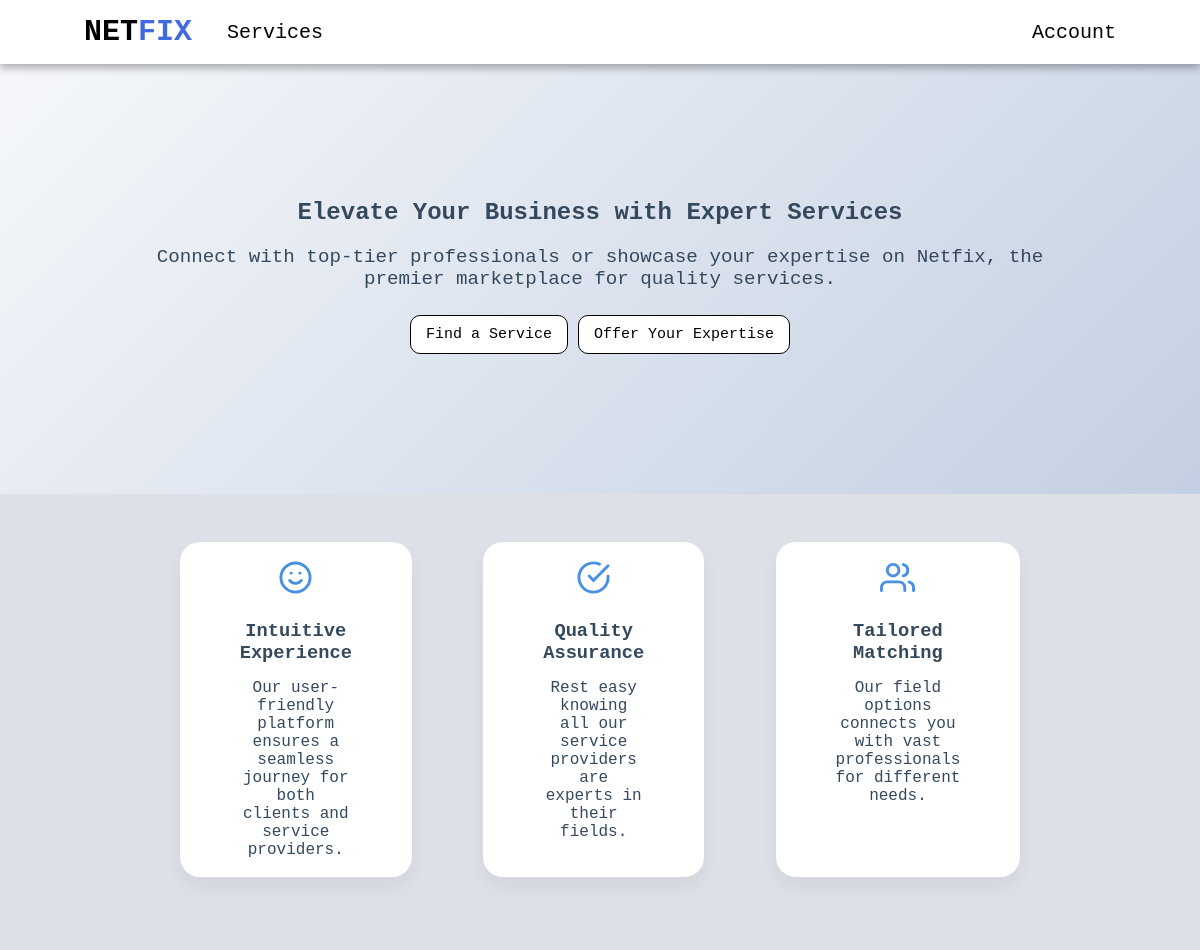
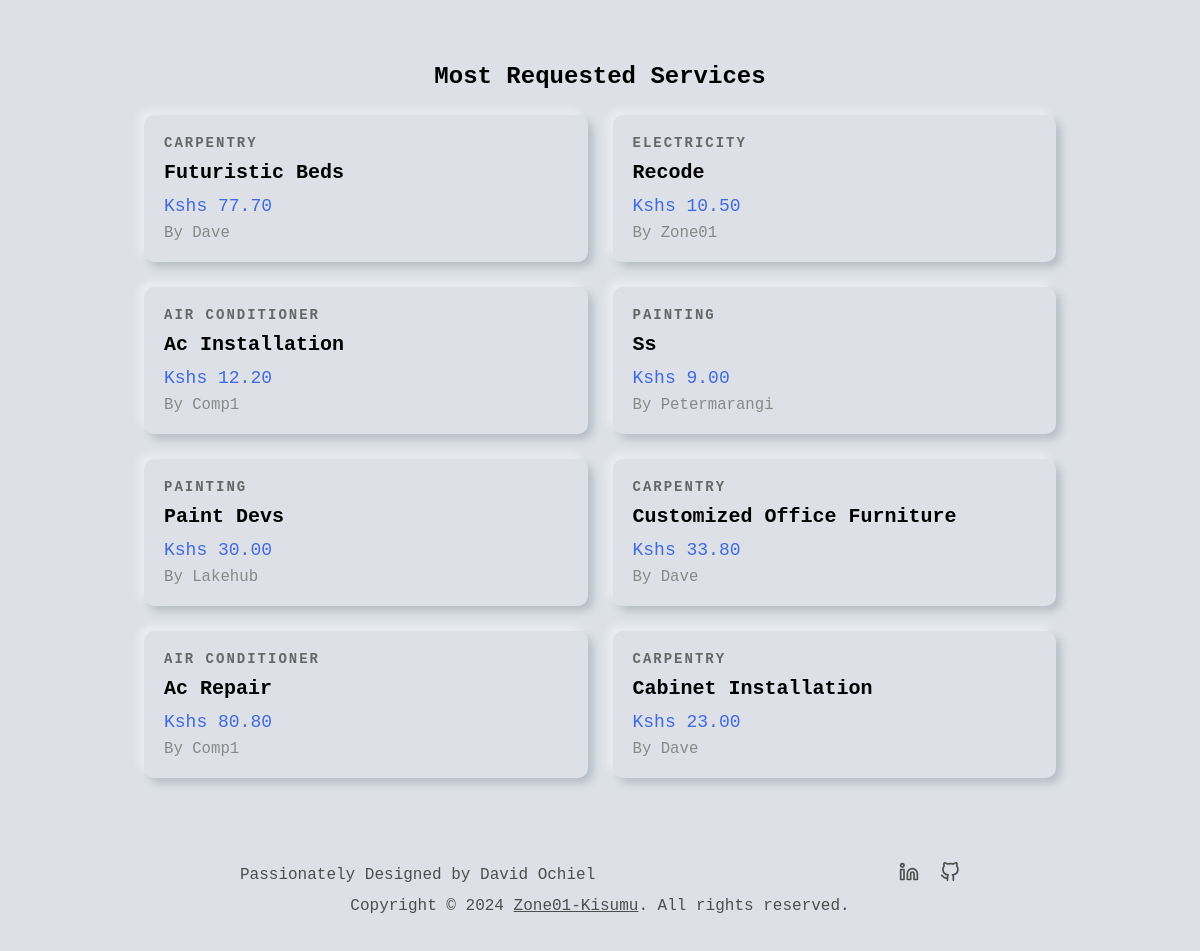
The page / on the database its author committed (2 pictures, top to bottom).
### services/models.py (models this page shows, shortened)
class Service(models.Model):
    company = models.ForeignKey(Company, default="", on_delete=models.CASCADE)
    name = models.CharField(max_length=40)
    description = models.TextField()
    price_hr = models.DecimalField(decimal_places=2, max_digits=5)
    choices = (
        ('Air Conditioner', 'Air Conditioner'),
        ('Carpentry', 'Carpentry'),
        ('Electricity', 'Electricity'),
        ('Gardening', 'Gardening'),
        ('Home Machines', 'Home Machines'),
        ('Housekeeping', 'Housekeeping'),
        ('Interior Design', 'Interior Design'),
        ('Locks', 'Locks'),
        ('Painting', 'Painting'),
        ('Plumbing', 'Plumbing'),
        ('Water Heaters', 'Water Heaters'),
    )
    field = models.CharField(max_length=30, blank=False, null=False, default="", choices=choices)
    date = models.DateTimeField(auto_now=True, null=False)
    id = models.UUIDField(default=uuid.uuid4, unique=True, primary_key=True, editable=False)

### users/models.py (models this page shows, shortened)
class Company(models.Model):
    user = models.OneToOneField(User, on_delete=models.CASCADE, primary_key=True)
    choices = (
        ('Air Conditioner', 'Air Conditioner'),
        ('All in One', 'All in One'),
        ('Carpentry', 'Carpentry'),
        ('Electricity', 'Electricity'),
        ('Gardening', 'Gardening'),
        ('Home Machines', 'Home Machines'),
        ('Housekeeping', 'Housekeeping'),
        ('Interior Design', 'Interior Design'),
        ('Locks', 'Locks'),
        ('Painting', 'Painting'),
        ('Plumbing', 'Plumbing'),
        ('Water Heaters', 'Water Heaters'),
    )
    field = models.CharField(max_length=30, blank=False, null=False, default="", choices=choices)
    class Meta:
        verbose_name = 'Company'
        verbose_name_plural = 'Companies'
    def __str__(self):
        return self.user.username

class User(AbstractUser):
    is_company = models.BooleanField(default=False)
    is_customer = models.BooleanField(default=False)
    email = models.EmailField(max_length=100, unique=True)
    username = models.CharField(max_length=100, unique=True)
    id = models.UUIDField(default=uuid.uuid4, unique=True, primary_key=True, editable=False) # override the default id field
    USERNAME_FIELD = 'email'
    REQUIRED_FIELDS = ['username']

### main/views.py (the view)
# urls.py: path("", v.home, name="home"),
def home(request):
    most_requested_services = Service.objects.annotate(request_count=Count('requestservice')).filter(request_count__gt=0).order_by('-request_count')[:8]
    context = {
        'most_requested_services': most_requested_services,
    }
    return render(request, "main/home.html", context)

### main/templates/main/home.html
{% extends 'main/base.html' %}
{% block content %}
<main>
    <section class="hero">
        <div class="hero-content">
            <h1>Elevate Your Business with Expert Services</h1>
            <p>Connect with top-tier professionals or showcase your expertise on Netfix, the premier marketplace for
                quality services.</p>
            <div class="hero-cta-buttons">
                <a href="{% url 'service_list' %}" class="btn-link">Find a Service</a>
                <a href="{% url 'service_create' %}" class="btn-link">Offer Your Expertise</a>
            </div>
        </div>
    </section>
    <section class="features non-hero-container">
        <div class="feature">
          <svg viewBox="0 0 24 24" fill="none" stroke="#4a90e2" stroke-width="2" stroke-linecap="round" stroke-linejoin="round">
            <circle cx="12" cy="12" r="10"></circle>
            <path d="M8 14s1.5 2 4 2 4-2 4-2"></path>
            <line x1="9" y1="9" x2="9.01" y2="9"></line>
            <line x1="15" y1="9" x2="15.01" y2="9"></line>
          </svg>
          <h3>Intuitive Experience</h3>
          <p>Our user-friendly platform ensures a seamless journey for both clients and service providers.</p>
        </div>
        <div class="feature">
          <svg viewBox="0 0 24 24" fill="none" stroke="#4a90e2" stroke-width="2" stroke-linecap="round" stroke-linejoin="round">
            <path d="M22 11.08V12a10 10 0 1 1-5.93-9.14"></path>
            <polyline points="22 4 12 14.01 9 11.01"></polyline>
          </svg>
          <h3>Quality Assurance</h3>
          <p>Rest easy knowing all our service providers are experts in their fields.</p>
        </div>
        <div class="feature">
          <svg viewBox="0 0 24 24" fill="none" stroke="#4a90e2" stroke-width="2" stroke-linecap="round" stroke-linejoin="round">
            <path d="M17 21v-2a4 4 0 0 0-4-4H5a4 4 0 0 0-4 4v2"></path>
            <circle cx="9" cy="7" r="4"></circle>
            <path d="M23 21v-2a4 4 0 0 0-3-3.87"></path>
            <path d="M16 3.13a4 4 0 0 1 0 7.75"></path>
          </svg>
          <h3>Tailored Matching</h3>
          <p>Our field options connects you with vast professionals for different needs.</p>
        </div>
      </section>
</main>
{% if most_requested_services %}
<section class="most-requested non-hero-container">
    <div class="services-header">
        <h1>Most Requested Services</h1>
    </div>
    <div class="services-grid">
        {% for service in most_requested_services %}
        <a href="{% url 'index' service.id %}" class="service-card">
            <div class="card-content">
                <div class="service-category">{{ service.field }}</div>
                <h2 class="service-name">{{ service.name }}</h2>
                <div class="service-price">Kshs {{ service.price_hr }}</div>
                <div class="service-company">by {{service.company}}</div>
            </div>
        </a>
        {% endfor %}
    </div>
</section>
{% endif %}
{% endblock content %}

### static/css/style.css (style rules this page uses)
* { margin: 0; padding: 0; box-sizing: border-box; font-family: 'Courier New', Courier, monospace; }
:root { --nav-height: 8vh; --default-back: #dde1e7; }
a { text-decoration: none; color: black; }
.hero { background: linear-gradient(135deg, #f5f7fa 0%, #c3cfe2 100%); padding: 135px 0; }
.hero-content { width: 80%; max-width: 77rem; margin: 0 auto; display: flex; flex-direction: column; justify-content: center; align-items: center; text-align: center; }
.hero-content h1 { margin-bottom: 20px; color: #34495e; }
.hero-content p { font-size: 1.2em; margin: 0 auto; color: #34495e; }
.hero-cta-buttons { display: flex; }
.features { display: flex; justify-content: space-around; flex-wrap: wrap; }
.feature { flex-basis: calc(25% - 20px); text-align: center; padding: 18px 60px; background-color: white; border-radius: 20px; box-shadow: 0 10px 20px rgba(0,0,0,0.05); margin-bottom: 40px; }
.feature svg { width: 35px; height: 35px; margin-bottom: 20px; }
.feature h3 { margin-bottom: 15px; color: #34495e; }
.feature p { font-size: 1em; color: #34495e; }
.non-hero-container { padding: 3rem 12%; }
.services-grid { display: grid; grid-template-columns: repeat(auto-fill, minmax(300px, 1fr)); gap: 25px; }
.services-header { display: flex; align-items: center; justify-content: center; flex-direction: column; margin-bottom: 25px; text-transform: capitalize; }
.btn-link { background-color: white; margin: 5px; border: 1px, solid black; padding: 10px 15px; border-radius: 10px; font-size: 15px; margin-top: 25px; cursor: pointer; color: black; text-decoration: none; }
.service-card { border-radius: 10px; box-shadow: -5px -5px 9px rgba(255,255,255,0.45), 5px 5px 9px rgba(94,104,121,0.3); transition: transform 0.3s; cursor: pointer; text-decoration: none; color: black; display: block; }
.card-content { padding: 20px; }
.service-category { font-size: 14px; font-weight: 800; color: #666; margin-bottom: 10px; text-transform: uppercase; letter-spacing: 2px; }
.service-name { font-size: 20px; text-transform: capitalize; font-weight: bold; margin-bottom: 12px; }
.service-price { font-size: 18px; color: royalblue; margin-bottom: 8px; }
.service-company { font-size: 98%; text-transform: capitalize; color: #888; }
svg { color: inherit; height: 20px; width: 20px; }

### rows shown on the page
Service: field "CARPENTRY", name "Futuristic Beds", price_hr "77.70", company "Dave"
Service: field "ELECTRICITY", name "Recode", price_hr "10.50", company "Zone01"
Service: field "AIR CONDITIONER", name "Ac Installation", price_hr "12.20", company "Comp1"
Service: field "PAINTING", name "Ss", price_hr "9.00", company "Petermarangi"
Service: field "PAINTING", name "Paint Devs", price_hr "30.00", company "Lakehub"
Service: field "CARPENTRY", name "Customized Office Furniture", price_hr "33.80", company "Dave"
Service: field "AIR CONDITIONER", name "Ac Repair", price_hr "80.80", company "Comp1"
Service: field "CARPENTRY", name "Cabinet Installation", price_hr "23.00", company "Dave"
